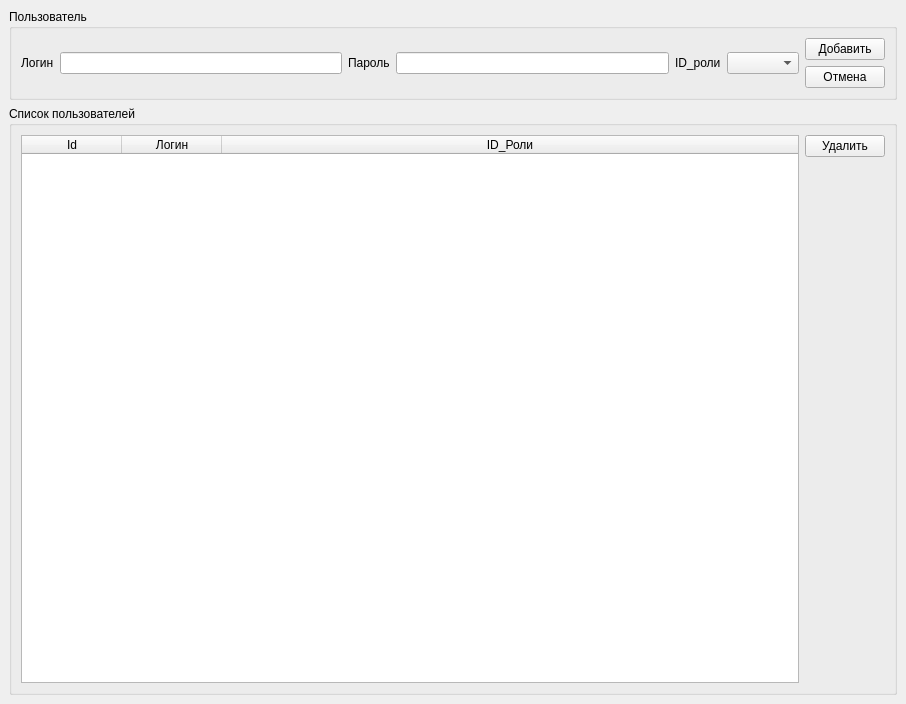
<?xml version="1.0" encoding="UTF-8"?>
<ui version="4.0">
 <class>MainWindow</class>
 <widget class="QMainWindow" name="MainWindow">
  <property name="geometry">
   <rect>
    <x>0</x>
    <y>0</y>
    <width>906</width>
    <height>704</height>
   </rect>
  </property>
  <property name="windowTitle">
   <string>Список пользователей</string>
  </property>
  <widget class="QWidget" name="centralwidget">
   <layout class="QVBoxLayout" name="verticalLayout_2">
    <item>
     <widget class="QGroupBox" name="groupBox">
      <property name="title">
       <string>Пользователь</string>
      </property>
      <layout class="QHBoxLayout" name="horizontalLayout_5">
       <item>
        <layout class="QHBoxLayout" name="horizontalLayout">
         <item>
          <widget class="QLabel" name="label">
           <property name="text">
            <string>Логин</string>
           </property>
          </widget>
         </item>
         <item>
          <widget class="QLineEdit" name="lineLogin"/>
         </item>
        </layout>
       </item>
       <item>
        <layout class="QHBoxLayout" name="horizontalLayout_2">
         <item>
          <widget class="QLabel" name="label_2">
           <property name="text">
            <string>Пароль</string>
           </property>
          </widget>
         </item>
         <item>
          <widget class="QLineEdit" name="linePassword">
           <property name="echoMode">
            <enum>QLineEdit::Password</enum>
           </property>
          </widget>
         </item>
        </layout>
       </item>
       <item>
        <layout class="QHBoxLayout" name="horizontalLayout_3">
         <item>
          <widget class="QLabel" name="label_3">
           <property name="text">
            <string>ID_роли</string>
           </property>
          </widget>
         </item>
         <item>
          <widget class="QComboBox" name="cbRole"/>
         </item>
        </layout>
       </item>
       <item>
        <layout class="QVBoxLayout" name="verticalLayout">
         <item>
          <widget class="QPushButton" name="btnAdd">
           <property name="text">
            <string>Добавить</string>
           </property>
          </widget>
         </item>
         <item>
          <widget class="QPushButton" name="btnReset">
           <property name="text">
            <string>Отмена</string>
           </property>
          </widget>
         </item>
        </layout>
       </item>
      </layout>
     </widget>
    </item>
    <item>
     <widget class="QGroupBox" name="groupBox_2">
      <property name="title">
       <string>Список пользователей</string>
      </property>
      <layout class="QHBoxLayout" name="horizontalLayout_4">
       <item>
        <widget class="QTableWidget" name="table_user_list">
         <property name="editTriggers">
          <set>QAbstractItemView::NoEditTriggers</set>
         </property>
         <property name="alternatingRowColors">
          <bool>true</bool>
         </property>
         <property name="selectionMode">
          <enum>QAbstractItemView::SingleSelection</enum>
         </property>
         <property name="selectionBehavior">
          <enum>QAbstractItemView::SelectRows</enum>
         </property>
         <attribute name="horizontalHeaderStretchLastSection">
          <bool>true</bool>
         </attribute>
         <column>
          <property name="text">
           <string>Id</string>
          </property>
         </column>
         <column>
          <property name="text">
           <string>Логин</string>
          </property>
         </column>
         <column>
          <property name="text">
           <string>ID_Роли</string>
          </property>
         </column>
        </widget>
       </item>
       <item>
        <layout class="QVBoxLayout" name="verticalLayout_3">
         <item>
          <widget class="QPushButton" name="btnDelete">
           <property name="text">
            <string>Удалить</string>
           </property>
          </widget>
         </item>
         <item>
          <spacer name="verticalSpacer">
           <property name="orientation">
            <enum>Qt::Vertical</enum>
           </property>
           <property name="sizeHint" stdset="0">
            <size>
             <width>20</width>
             <height>40</height>
            </size>
           </property>
          </spacer>
         </item>
        </layout>
       </item>
      </layout>
     </widget>
    </item>
   </layout>
  </widget>
 </widget>
 <resources/>
 <connections/>
</ui>
